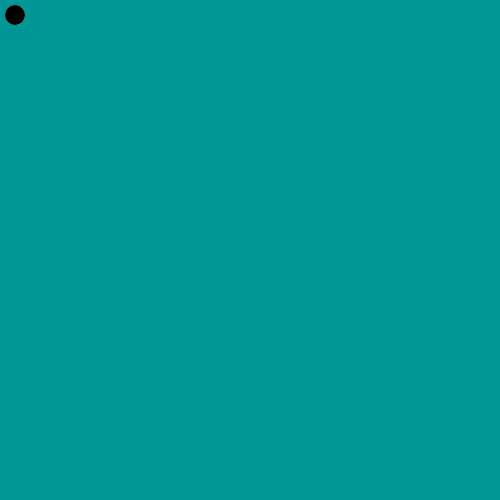
Frame 1 (no input)
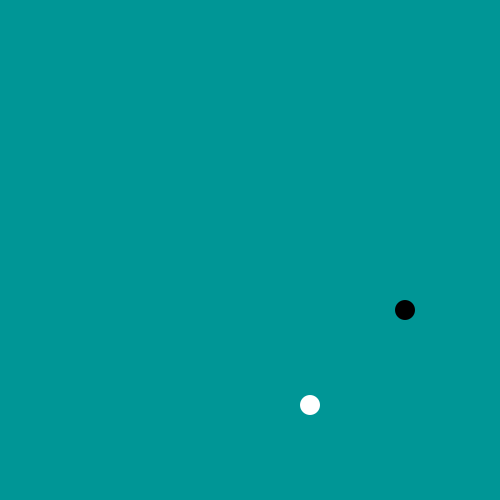
Frame 60 (the mouse pressed at the canvas centre just before this capture)
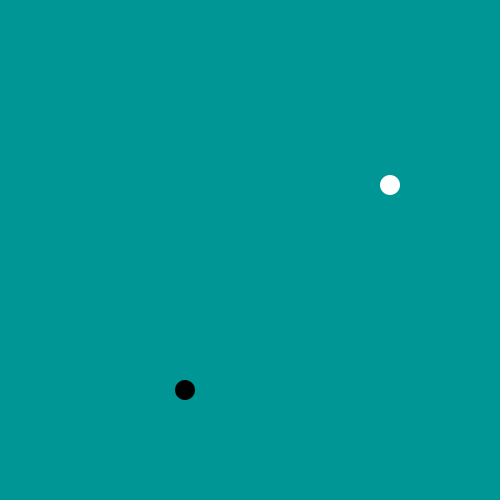
Frame 120 (the mouse held since frame 60 and released just before this capture)

The Processing sketch that drew these frames (run headless with seeded random() and noise(); from frame 60 on, the mouse is pressed at the canvas centre):

// Processing sketch: processing_110660
// ── processing_110660.pde

int posX= 5;
int speedX = 10;
int posY = 10;
int speedY = 5;


void setup () {
  size (500,500);
  }
  
 void draw () {
   background (0,150,150);
   noStroke();
   
   posX = posX + speedX;
   posY = posY + speedY;
   println (posY);
   
   if (posX >= width || posX <=0) {
     speedX *= -1;
 
 }
 
    if (posY >= height || posY <=0) {
     speedY *= -1;
     
   }
   
 fill (255,255,255);
 ellipse(posY, posX, 20,20);


 fill (0,0,0);
 
 ellipse(posX, posY, 20,20);
 }
 
